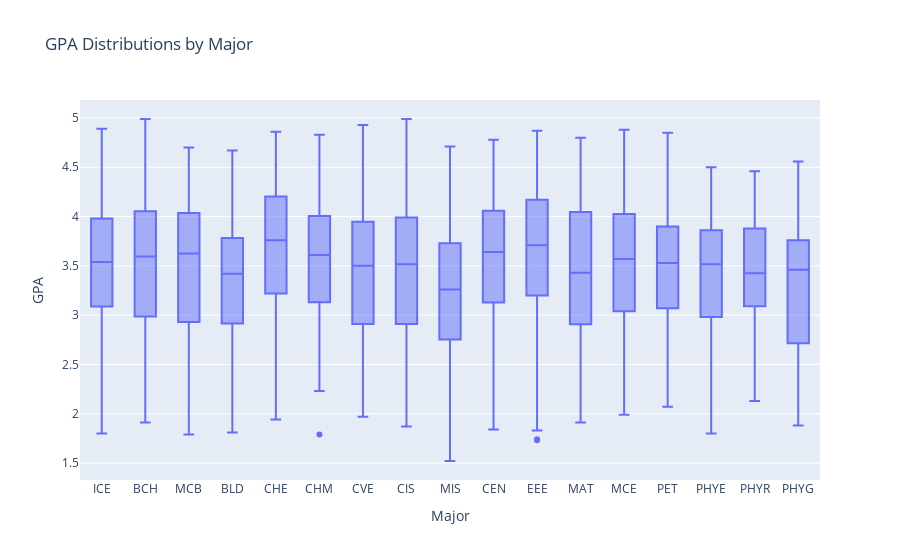

Notebook code cell kept with this figure:
### Markdown cell above
Since high school GPA did not have much effect on the college GPA, I was curious if the major was the real determiner of GPA.

### Code cell
px.box(df, x = 'Prog Code', y='CGPA', title = "GPA Distributions by Major", labels={'CGPA':'GPA', 'Prog Code':'Major'})

### Figure 1 — Plotly figure (JSON) as saved in the notebook; plotly's stock layout.template omitted (floating-point values rounded to 4 significant figures; data arrays with more than 128 entries replaced by an {"elided": "..."} marker saying what was removed)
{"data": [{"alignmentgroup": "True", "hovertemplate": "Major=%{x}<br>GPA=%{y}<extra></extra>", "legendgroup": "", "marker": {"color": "#636efa"}, "name": "", "notched": false, "offsetgroup": "", "orientation": "v", "showlegend": false, "type": "box", "x": {"elided": "3046 str values"}, "x0": " ", "xaxis": "x", "y": {"elided": "3046 float values"}, "y0": " ", "yaxis": "y"}], "layout": {"boxmode": "group", "legend": {"tracegroupgap": 0}, "title": {"text": "GPA Distributions by Major"}, "xaxis": {"anchor": "y", "domain": [0, 1], "title": {"text": "Major"}}, "yaxis": {"anchor": "x", "domain": [0, 1], "title": {"text": "GPA"}}}}
